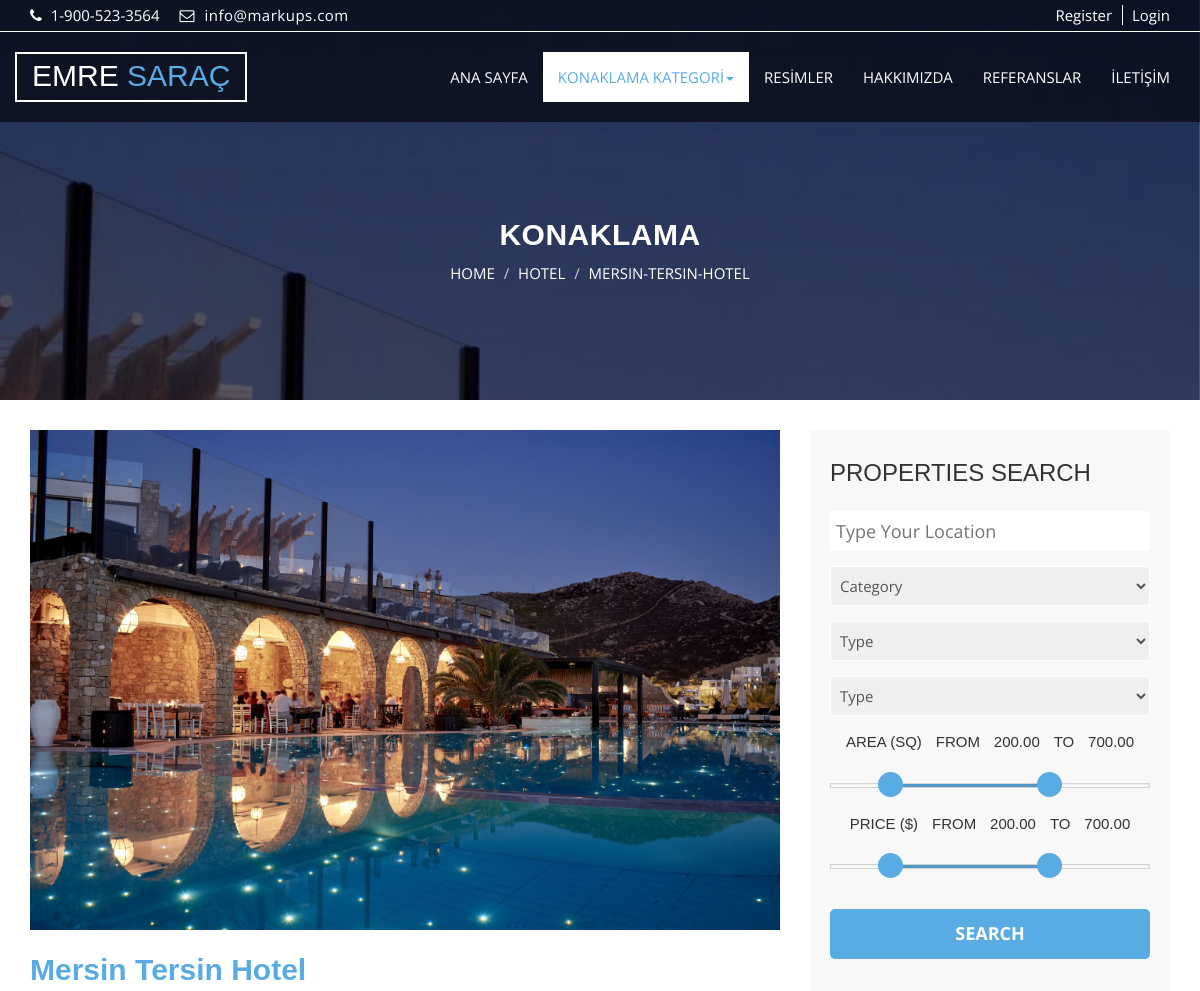
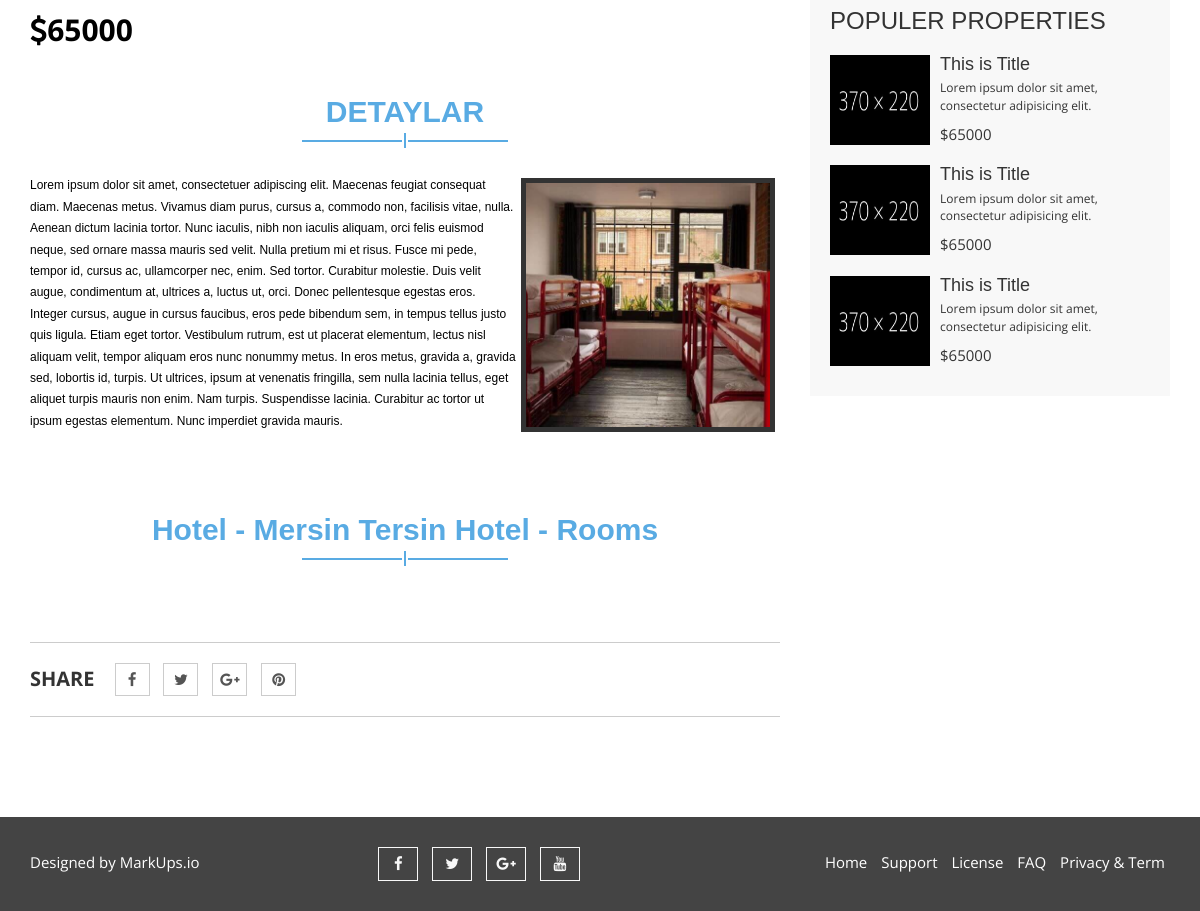
The page /accommodation/12/hostel/ on the database its author committed (2 pictures, top to bottom).
### accommodation/models.py (models this page shows, shortened)
class Accommodation(models.Model):
    STATUS = (
        ('True', 'Evet'),
        ('False', 'Hayır'),
    )
    STAR = (
        ('0', '-'),
        ('1', '(1) *'),
        ('2', '(2) **'),
        ('3', '(3) ***'),
        ('4', '(4) ****'),
        ('5', '(5) *****'),
    )
    category    = models.ForeignKey(Category, on_delete=models.CASCADE)
    title       = models.CharField(max_length=100) #charfield = uzunluk
    keywords    = models.CharField(max_length=255)
    description = models.CharField(max_length=255)
    thumbnail   = models.ImageField(blank=True, upload_to='images', default='images/null.jpg')
    star        = models.CharField(max_length=1, blank=True, choices=STAR)
    address     = models.TextField(max_length=150)
    email       = models.CharField(max_length=30)
    phone       = models.PositiveSmallIntegerField()
    fax         = models.PositiveSmallIntegerField(blank=True,null=True)
    city        = models.CharField(max_length=30) #TODO: City için bir veri tabanı hazırlanacak.
    detail      = RichTextUploadingField(blank=True)
    status      = models.CharField(max_length=10, choices=STATUS)
    slug        = models.SlugField()
    create_at   = models.DateTimeField(auto_now_add=True)
    update_at   = models.DateTimeField(auto_now=True)
    def image_tag(self):
        return mark_safe('<img src="{}" height="85"/>'.format(self.thumbnail.url))
    image_tag.short_descripton = 'Image'

class Category(MPTTModel):
    STATUS = (
        ('True', 'Evet'),
        ('False', 'Hayır'),
    )
    title       = models.CharField(max_length=30) #charfield = uzunluk
    keywords    = models.CharField(max_length=255)
    description = models.CharField(max_length=255)
    thumbnail   = models.ImageField(blank=True, upload_to='images', default='images/null.jpg')
    status      = models.CharField(max_length=10, choices=STATUS)
    slug        = models.SlugField()
    parent      = TreeForeignKey('self', blank=True, null=True, related_name='children', on_delete=models.CASCADE)
    create_at   = models.DateTimeField(auto_now_add=True)
    update_at   = models.DateTimeField(auto_now=True)
    class MPTTMeta:
        order_insertion_by = ['title']
    def __str__(self):
        full_path = [self.title]
        k = self.parent
        while k is not None:
            full_path.append(k.title)
            k = k.parent
        return ' / '.join(full_path[::-1])
    def image_tag(self):
        return mark_safe('<img src="{}" width="45" height="37"/>'.format(self.thumbnail.url))
    image_tag.short_descripton = 'Image'

### home/views.py (the view)
# urls.py: path('accommodation/<int:id>/<slug:slug>/', views.accommodation_detail, name='accommodation_detail'),
def accommodation_detail(request,id,slug):
    setting = Settings.objects.get(pk=1)
    accommodation = Accommodation.objects.get(pk=id)
    rooms = Room.objects.filter(hotel_id = id)
    images = Image.objects.filter(hotel_id = id)
    category = Category.objects.all()
    context = {'setting': setting,
               'accommodation': accommodation,
               'category': category,
               'rooms':rooms,
               'images':images,
               'page': 'konaklama'}
    return render(request, 'accommodation_detail.html', context)

### home/templates/accommodation_detail.html (shortened to what this page needs)
{% extends "homebase.html" %}
{% block menu %}
    {% include "menu.html" %}
{% endblock %}
{% block slider %}
  <section id="aa-property-header" style="background-image: url('{{ accommodation.thumbnail.url }}')">
    <div class="container">
      <div class="row">
        <div class="col-md-12">
          <div class="aa-property-header-inner">
            <h2>KONAKLAMA</h2>
            <ol class="breadcrumb">
            <li><a href="/">HOME</a></li>
            <li><a href="/category/{{ accommodation.category.id }}/{{ accommodation.category }}">{{ accommodation.category }}</a></li>
            <li class="active">{{ accommodation.slug }}</li>
          </ol>
          </div>
        </div>
      </div>
    </div>
  </section>
{% endblock %}
{% block content %}
  <section id="aa-properties">
    <div class="container">
      <div class="row">
        <div class="col-md-8">
          <div class="aa-properties-content">
            <div class="aa-properties-details">
             <div class="aa-properties-details-img">
                 <img src="{{ accommodation.thumbnail.url }}" alt="img">
             </div>
             <div class="aa-properties-info">
               <h2> {{ accommodation.title }} </h2>
               <span class="aa-price"><i class="fa fa-dollar"></i>65000</span>
                 <div class="aa-title">
                     <h2>DETAYLAR</h2>
                     <span></span>
                 </div>
               <p>{{ accommodation.detail | safe }}</p>
                <div class="aa-nearby-properties">
                     <div class="aa-title">
                         <h2>{{ accommodation.category }} - {{ accommodation.title }} - Rooms </h2>
                         <span></span>
                     </div>
                </div>
             </div>
             <div class="aa-properties-social">
               <ul>
                 <li>Share</li>
                 <li><a href="/"><i class="fa fa-facebook"></i></a></li>
                 <li><a href="/"><i class="fa fa-twitter"></i></a></li>
                 <li><a href="/"><i class="fa fa-google-plus"></i></a></li>
                 <li><a href="/"><i class="fa fa-pinterest"></i></a></li>
               </ul>
             </div>
            </div>
          </div>
        </div>
        <div class="col-md-4">
          <aside class="aa-properties-sidebar">
            <div class="aa-properties-single-sidebar">
              <h3>Properties Search</h3>
              <form action="">
                <div class="aa-single-advance-search">
                  <input type="text" placeholder="Type Your Location">
                </div>
                <div class="aa-single-advance-search">
                  <select id="" name="">
                   <option selected="" value="0">Category</option>
                  </select>
                </div>
                <div class="aa-single-advance-search">
                  <select id="" name="">
                    <option selected="" value="0">Type</option>
                  </select>
                </div>
                <div class="aa-single-advance-search">
                  <select id="" name="">
                    <option selected="" value="0">Type</option>
                  </select>
                </div>
                <div class="aa-single-filter-search">
                  <span>AREA (SQ)</span>
                  <span>FROM</span>
                  <span id="skip-value-lower" class="example-val">30.00</span>
                  <span>TO</span>
                  <span id="skip-value-upper" class="example-val">100.00</span>
                  <div id="aa-sqrfeet-range" class="noUi-target noUi-ltr noUi-horizontal noUi-background">
                  </div>
                </div>
                <div class="aa-single-filter-search">
                  <span>PRICE ($)</span>
                  <span>FROM</span>
                  <span id="skip-value-lower2" class="example-val">30.00</span>
                  <span>TO</span>
                  <span id="skip-value-upper2" class="example-val">100.00</span>
                  <div id="aa-price-range" class="noUi-target noUi-ltr noUi-horizontal noUi-background">
                  </div>
                </div>
                <div class="aa-single-advance-search">
                  <input type="submit" value="Search" class="aa-search-btn">
                </div>
              </form>
            </div>
            <div class="aa-properties-single-sidebar">
              <h3>Populer Properties</h3>
              <div class="media">
                <div class="media-left">
                  <a href="#">
                    <img class="media-object" src="img/item/1.jpg" alt="img">
                  </a>
                </div>
                <div class="media-body">
                  <h4 class="media-heading"><a href="#">This is Title</a></h4>
                  <p>Lorem ipsum dolor sit amet, consectetur adipisicing elit.</p>
                  <span>$65000</span>
                </div>
              </div>
              <div class="media">
                <div class="media-left">
                  <a href="#">
                    <img class="media-object" src="img/item/1.jpg" alt="img">
                  </a>
                </div>
                <div class="media-body">
                  <h4 class="media-heading"><a href="#">This is Title</a></h4>
                  <p>Lorem ipsum dolor sit amet, consectetur adipisicing elit.</p>
                  <span>$65000</span>
                </div>
              </div>
              <div class="media">
                <div class="media-left">
                  <a href="#">
                    <img class="media-object" src="img/item/1.jpg" alt="img">
                  </a>
                </div>
                <div class="media-body">
                  <h4 class="media-heading"><a href="#">This is Title</a></h4>
                  <p>Lorem ipsum dolor sit amet, consectetur adipisicing elit.</p>
                  <span>$65000</span>
                </div>
              </div>
            </div>
          </aside>
        </div>
      </div>
    </div>
  </section>
{% endblock %}

### home/static/css/nouislider.css (style rules this page uses)
.noUi-target, .noUi-target * { -webkit-touch-callout: none; -webkit-user-select: none; -ms-touch-action: none; touch-action: none; -ms-user-select: none; -moz-user-select: none; user-select: none; -moz-box-sizing: border-box; box-sizing: border-box; }
.noUi-target { position: relative; direction: ltr; }
.noUi-horizontal { height: 5px; }
.noUi-background { background: #FAFAFA; box-shadow: inset 0 1px 1px #f0f0f0; }
.noUi-target { border-radius: 0px; border: 1px solid #D3D3D3; box-shadow: inset 0 1px 1px #F0F0F0, 0 3px 6px -5px #BBB; margin-top: 30px; margin-bottom: 10px; }

### home/static/css/theme-color/default-theme.css (style rules this page uses)
h2 { color: #59abe3; }
.aa-title span { background-color: #59abe3; }
.aa-title span:before { background-color: #59abe3; }
.aa-title span:after { background-color: #59abe3; }
#aa-property-header .aa-property-header-inner .breadcrumb li.active { color: #59abe3; }
#aa-properties .aa-properties-sidebar .aa-properties-single-sidebar .aa-single-advance-search .aa-search-btn { background-color: #59abe3; }

### rows shown on the page
Accommodation: thumbnail (picture), category "HOTEL", slug "MERSIN-TERSIN-HOTEL", title "Mersin Tersin Hotel", detail (picture), detail "Lorem ipsum dolor sit amet, consectetuer adipiscing elit. Maecenas feugiat consequat diam. Maecenas metus. Vivamus diam purus, cursus a, commodo non, facilisis vitae, nulla. Aenean dictum lacinia tortor. Nunc iaculis, nibh non iaculis aliquam, orci felis euismod neque, sed ornare massa mauris sed velit. Nulla pretium mi et risus. Fusce mi pede, tempor id, cursus ac, ullamcorper nec, enim. Sed tortor. Curabitur molestie. Duis velit augue, condimentum at, ultrices a, luctus ut, orci. Donec pellentesque egestas eros. Integer cursus, augue in cursus faucibus, eros pede bibendum sem, in tempus tellus justo quis ligula. Etiam eget tortor. Vestibulum rutrum, est ut placerat elementum, lectus nisl…", category "Hotel"
